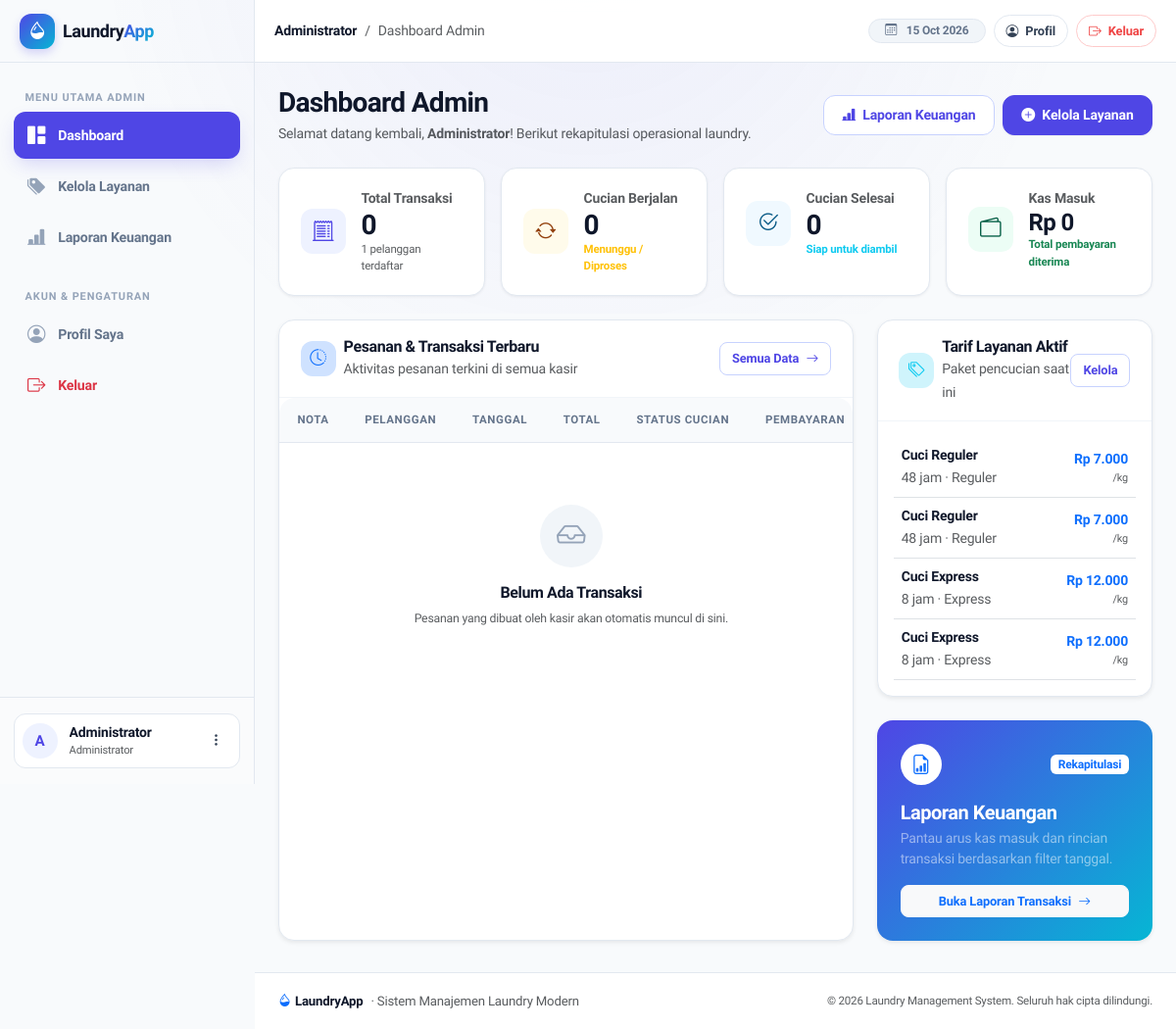
/admin/index.php (signed in), run on the app's committed database.
### tables this page shows
CREATE TABLE layanan (
    id INT UNSIGNED AUTO_INCREMENT PRIMARY KEY,
    nama VARCHAR(80) NOT NULL,
    jenis ENUM('Reguler', 'Express') NOT NULL,
    harga_per_kg DECIMAL(12,2) NOT NULL,
    durasi_jam SMALLINT UNSIGNED NOT NULL,
    aktif TINYINT(1) NOT NULL DEFAULT 1,
    dibuat_pada TIMESTAMP NOT NULL DEFAULT CURRENT_TIMESTAMP
);

### admin/index.php (the view, shortened to what this page needs)
<?php
require_once __DIR__ . '/../config/helpers.php';
$pdo = getPDO();
$statistics = [
    'transaksi' => (int) $pdo->query('SELECT COUNT(*) FROM transaksi')->fetchColumn(),
    'pelanggan' => (int) $pdo->query("SELECT COUNT(*) FROM users WHERE role = 'pelanggan'")->fetchColumn(),
    'pendapatan' => (float) $pdo->query('SELECT COALESCE(SUM(jumlah), 0) FROM pembayaran')->fetchColumn(),
    'proses' => (int) $pdo->query("SELECT COUNT(*) FROM transaksi WHERE status_cucian IN ('Menunggu', 'Diproses')")->fetchColumn(),
    'selesai' => (int) $pdo->query("SELECT COUNT(*) FROM transaksi WHERE status_cucian = 'Selesai'")->fetchColumn(),
];
$recentOrders = $pdo->query(
    "SELECT t.id, t.kode_nota, t.dibuat_pada, t.berat, t.total, t.dibayar, t.status_pembayaran, t.status_cucian,
            u.nama AS nama_pelanggan
     FROM transaksi t
     JOIN users u ON u.id = t.pelanggan_id
     ORDER BY t.dibuat_pada DESC LIMIT 6"
)->fetchAll();
$services = $pdo->query('SELECT id, nama, jenis, harga_per_kg, durasi_jam, aktif FROM layanan ORDER BY aktif DESC, jenis LIMIT 4')->fetchAll();
?>
<div class="d-flex flex-column flex-md-row justify-content-between align-items-md-center gap-3 mb-4">
    <div>
        <h1 class="h3 mb-1 fw-bold text-heading">Dashboard Admin</h1>
        <p class="text-muted mb-0 small">Selamat datang kembali, <strong><?= e($_SESSION['user']['nama']) ?></strong>! Berikut rekapitulasi operasional laundry.</p>
    </div>
    <div class="d-flex align-items-center gap-2">
        <a class="btn btn-outline-primary" href="<?= e(app_url('admin/laporan.php')) ?>">
            <i class="bi bi-bar-chart-line-fill"></i> Laporan Keuangan
        </a>
        <a class="btn btn-primary" href="<?= e(app_url('admin/layanan.php')) ?>">
            <i class="bi bi-plus-circle-fill"></i> Kelola Layanan
        </a>
    </div>
</div>
<div class="row g-3 mb-4">
    <div class="col-sm-6 col-xl-3">
        <div class="card stat-card stat-indigo h-100">
            <div class="d-flex align-items-center gap-3">
                <div class="stat-icon indigo">
                    <i class="bi bi-receipt-cutoff"></i>
                </div>
                <div>
                    <div class="text-muted small fw-semibold">Total Transaksi</div>
                    <div class="h3 mb-0 fw-bold text-heading"><?= number_format($statistics['transaksi']) ?></div>
                    <div class="text-muted small" style="font-size: 0.72rem;"><?= number_format($statistics['pelanggan']) ?> pelanggan terdaftar</div>
                </div>
            </div>
        </div>
    </div>
    <div class="col-sm-6 col-xl-3">
        <div class="card stat-card stat-amber h-100">
            <div class="d-flex align-items-center gap-3">
                <div class="stat-icon amber">
                    <i class="bi bi-arrow-repeat"></i>
                </div>
                <div>
                    <div class="text-muted small fw-semibold">Cucian Berjalan</div>
                    <div class="h3 mb-0 fw-bold text-heading"><?= number_format($statistics['proses']) ?></div>
                    <div class="text-warning small fw-semibold" style="font-size: 0.72rem;">Menunggu / Diproses</div>
                </div>
            </div>
        </div>
    </div>
    <div class="col-sm-6 col-xl-3">
        <div class="card stat-card stat-sky h-100">
            <div class="d-flex align-items-center gap-3">
                <div class="stat-icon sky">
                    <i class="bi bi-check2-circle"></i>
                </div>
                <div>
                    <div class="text-muted small fw-semibold">Cucian Selesai</div>
                    <div class="h3 mb-0 fw-bold text-heading"><?= number_format($statistics['selesai']) ?></div>
                    <div class="text-info small fw-semibold" style="font-size: 0.72rem;">Siap untuk diambil</div>
                </div>
            </div>
        </div>
    </div>
    <div class="col-sm-6 col-xl-3">
        <div class="card stat-card stat-emerald h-100">
            <div class="d-flex align-items-center gap-3">
                <div class="stat-icon emerald">
                    <i class="bi bi-wallet2"></i>
                </div>
                <div>
                    <div class="text-muted small fw-semibold">Kas Masuk</div>
                    <div class="h4 mb-0 fw-bold text-heading"><?= e(rupiah($statistics['pendapatan'])) ?></div>
                    <div class="text-success small fw-semibold" style="font-size: 0.72rem;">Total pembayaran diterima</div>
                </div>
            </div>
        </div>
    </div>
</div>
<div class="row g-4">
    <div class="col-lg-8">
        <div class="card shadow-sm h-100">
            <div class="card-header-clean">
                <div class="d-flex align-items-center gap-2">
                    <div class="icon-box bg-primary-subtle text-primary">
                        <i class="bi bi-clock-history"></i>
                    </div>
                    <div>
                        <h2 class="h6 fw-bold mb-0">Pesanan & Transaksi Terbaru</h2>
                        <small class="text-muted">Aktivitas pesanan terkini di semua kasir</small>
                    </div>
                </div>
                <a class="btn btn-outline-primary btn-sm" href="<?= e(app_url('admin/laporan.php')) ?>">
                    Semua Data <i class="bi bi-arrow-right"></i>
                </a>
            </div>
            <div class="table-responsive">
                <table class="table table-hover align-middle mb-0">
                    <thead>
                        <tr>
                            <th>Nota</th>
                            <th>Pelanggan</th>
                            <th>Tanggal</th>
                            <th>Total</th>
                            <th>Status Cucian</th>
                            <th>Pembayaran</th>
                        </tr>
                    </thead>
                    <tbody>
                    <?php if (!$recentOrders): ?>
                        <tr>
                            <td colspan="6">
                                <div class="empty-state">
                                    <div class="empty-state-icon">
                                        <i class="bi bi-inbox"></i>
                                    </div>
                                    <h6 class="fw-bold">Belum Ada Transaksi</h6>
                                    <p class="text-muted small mb-0">Pesanan yang dibuat oleh kasir akan otomatis muncul di sini.</p>
                                </div>
                            </td>
                        </tr>
                    <?php endif; ?>
                    </tbody>
                </table>
            </div>
        </div>
    </div>
    <div class="col-lg-4">
        <div class="d-flex flex-column gap-4">
            <div class="card shadow-sm">
                <div class="card-header-clean">
                    <div class="d-flex align-items-center gap-2">
                        <div class="icon-box bg-info-subtle text-info">
                            <i class="bi bi-tags"></i>
                        </div>
                        <div>
                            <h2 class="h6 fw-bold mb-0">Tarif Layanan Aktif</h2>
                            <small class="text-muted">Paket pencucian saat ini</small>
                        </div>
                    </div>
                    <a class="btn btn-sm btn-outline-primary" href="<?= e(app_url('admin/layanan.php')) ?>">
                        Kelola
                    </a>
                </div>
                <div class="card-body p-3">
                    <div class="list-group list-group-flush">
                        <?php foreach ($services as $srv): ?>
                            <div class="list-group-item px-2 py-2 d-flex justify-content-between align-items-center border-0 border-bottom">
                                <div>
                                    <div class="fw-semibold text-heading small"><?= e($srv['nama']) ?></div>
                                    <small class="text-muted"><?= e($srv['durasi_jam']) ?> jam · <?= e($srv['jenis']) ?></small>
                                </div>
                                <div class="text-end">
                                    <span class="fw-bold text-primary small"><?= e(rupiah($srv['harga_per_kg'])) ?></span>
                                    <div class="text-muted" style="font-size: 0.68rem;">/kg</div>
                                </div>
                            </div>
                        <?php endforeach; ?>
                    </div>
                </div>
            </div>
            <div class="card border-0 bg-primary text-white shadow-sm" style="background: var(--primary-gradient) !important;">
                <div class="card-body p-4">
                    <div class="d-flex align-items-center justify-content-between mb-3">
                        <div class="rounded-circle bg-white text-primary d-flex align-items-center justify-content-center" style="width: 42px; height: 42px; font-size: 1.25rem;">
                            <i class="bi bi-file-earmark-bar-graph"></i>
                        </div>
                        <span class="badge bg-white text-primary">Rekapitulasi</span>
                    </div>
                    <h3 class="h5 fw-bold text-white mb-1">Laporan Keuangan</h3>
                    <p class="text-white-50 small mb-3">Pantau arus kas masuk dan rincian transaksi berdasarkan filter tanggal.</p>
                    <a class="btn btn-light btn-sm text-primary fw-bold w-100" href="<?= e(app_url('admin/laporan.php')) ?>">
                        Buka Laporan Transaksi <i class="bi bi-arrow-right"></i>
                    </a>
                </div>
            </div>
        </div>
    </div>
</div>

### data on the page
layanan: nama "Cuci Reguler", durasi_jam "48", jenis "Reguler", harga_per_kg "Rp 7.000"
layanan: nama "Cuci Reguler", durasi_jam "48", jenis "Reguler", harga_per_kg "Rp 7.000"
layanan: nama "Cuci Express", durasi_jam "8", jenis "Express", harga_per_kg "Rp 12.000"
layanan: nama "Cuci Express", durasi_jam "8", jenis "Express", harga_per_kg "Rp 12.000"

### other printed values
$menus[$role]['group'] "MENU UTAMA ADMIN"
$label "Dashboard"
$label "Kelola Layanan"
$label "Laporan Keuangan"
substr($user['nama'], 0, 1) "A"
$user['nama'] "Administrator"
role_label($role) "Administrator"
$title "Dashboard Admin"
$_SESSION['user']['nama'] "Administrator"
$statistics['transaksi'] "0"
$statistics['pelanggan'] "1"
$statistics['proses'] "0"
$statistics['selesai'] "0"
rupiah($statistics['pendapatan']) "Rp 0"
